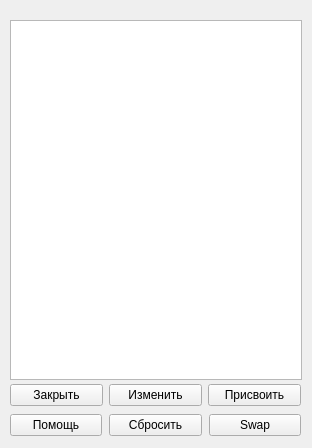
<?xml version="1.0" encoding="UTF-8"?>
<ui version="4.0">
 <class>MainWindow</class>
 <widget class="QMainWindow" name="MainWindow">
  <property name="geometry">
   <rect>
    <x>0</x>
    <y>0</y>
    <width>312</width>
    <height>448</height>
   </rect>
  </property>
  <property name="windowTitle">
   <string>MainWindow</string>
  </property>
  <property name="windowOpacity">
   <double>1.000000000000000</double>
  </property>
  <property name="tabShape">
   <enum>QTabWidget::Rounded</enum>
  </property>
  <widget class="QWidget" name="centralwidget">
   <widget class="QTableView" name="tableView">
    <property name="geometry">
     <rect>
      <x>10</x>
      <y>20</y>
      <width>292</width>
      <height>360</height>
     </rect>
    </property>
    <property name="editTriggers">
     <set>QAbstractItemView::AnyKeyPressed|QAbstractItemView::DoubleClicked|QAbstractItemView::EditKeyPressed</set>
    </property>
    <attribute name="horizontalHeaderDefaultSectionSize">
     <number>125</number>
    </attribute>
   </widget>
   <widget class="QWidget" name="horizontalLayoutWidget">
    <property name="geometry">
     <rect>
      <x>10</x>
      <y>380</y>
      <width>291</width>
      <height>31</height>
     </rect>
    </property>
    <layout class="QHBoxLayout" name="horizontalLayout">
     <item>
      <widget class="QPushButton" name="pushButton_close">
       <property name="text">
        <string>Закрыть</string>
       </property>
      </widget>
     </item>
     <item>
      <widget class="QPushButton" name="pushButton_toElsePtr">
       <property name="text">
        <string>Изменить</string>
       </property>
      </widget>
     </item>
     <item>
      <widget class="QPushButton" name="pushButton_edit">
       <property name="text">
        <string>Присвоить</string>
       </property>
      </widget>
     </item>
    </layout>
   </widget>
   <widget class="QWidget" name="horizontalLayoutWidget_2">
    <property name="geometry">
     <rect>
      <x>10</x>
      <y>410</y>
      <width>291</width>
      <height>31</height>
     </rect>
    </property>
    <layout class="QHBoxLayout" name="horizontalLayout_2">
     <property name="spacing">
      <number>7</number>
     </property>
     <item>
      <widget class="QPushButton" name="pushButton_help">
       <property name="font">
        <font>
         <pointsize>9</pointsize>
         <bold>false</bold>
        </font>
       </property>
       <property name="text">
        <string>Помощь</string>
       </property>
      </widget>
     </item>
     <item>
      <widget class="QPushButton" name="resetButton">
       <property name="text">
        <string>Сбросить</string>
       </property>
      </widget>
     </item>
     <item>
      <widget class="QPushButton" name="swapButton">
       <property name="text">
        <string>Swap</string>
       </property>
      </widget>
     </item>
    </layout>
   </widget>
  </widget>
  <widget class="QMenuBar" name="menubar">
   <property name="geometry">
    <rect>
     <x>0</x>
     <y>0</y>
     <width>312</width>
     <height>25</height>
    </rect>
   </property>
  </widget>
 </widget>
 <resources/>
 <connections/>
</ui>
